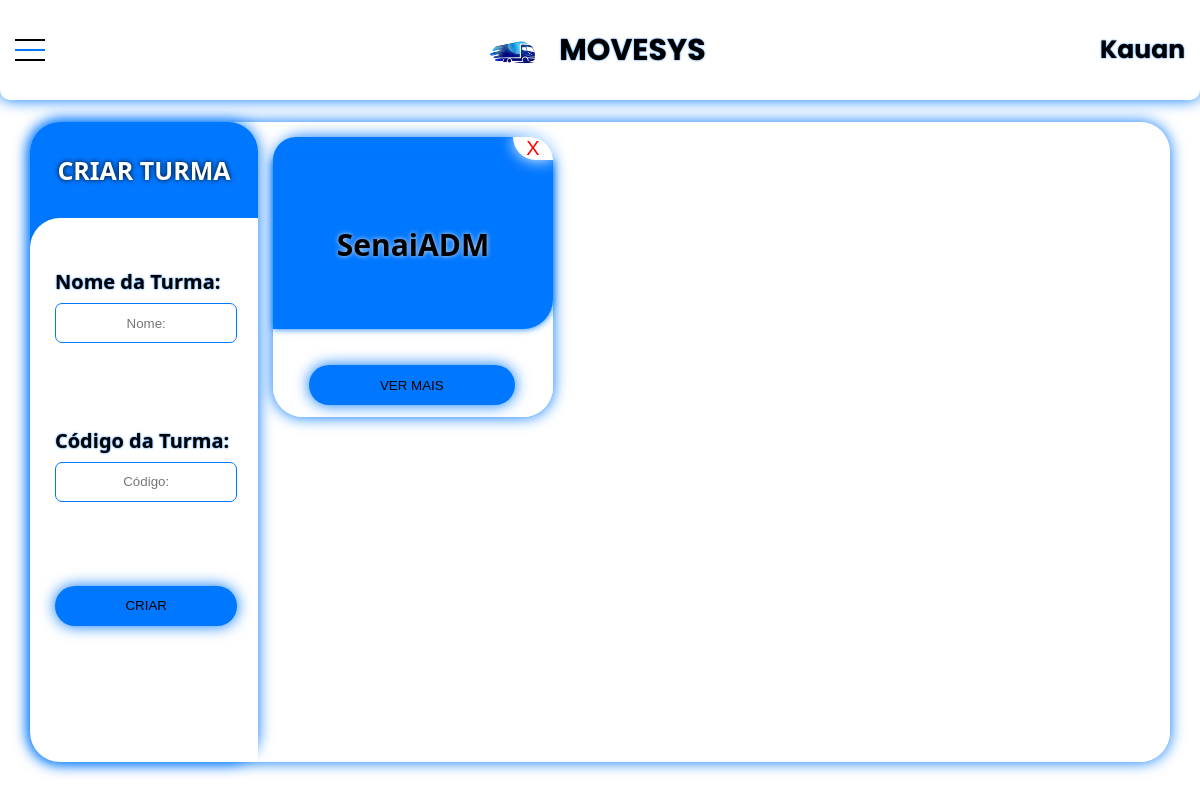
Page /Paginas/turmas.php (signed in) on the earlier database version.
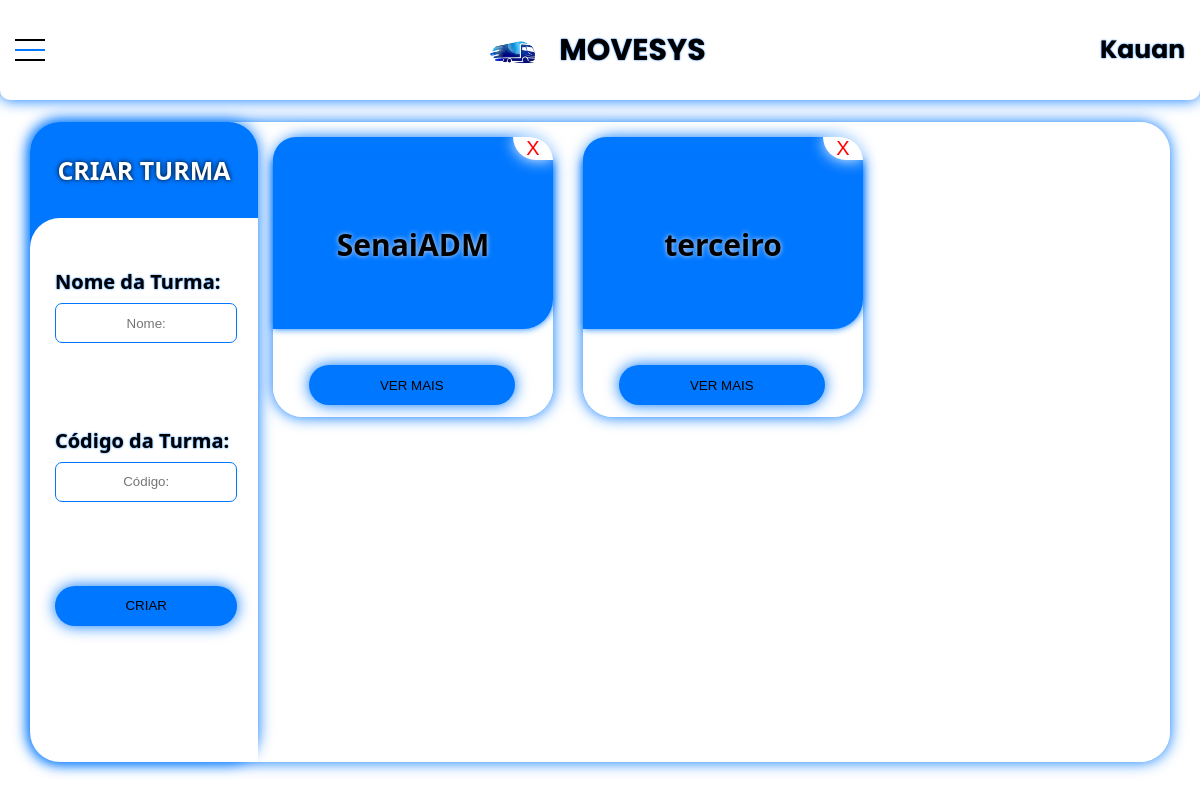
Same page on the later database version.
### tables this page shows
CREATE TABLE `turmas` (
  `codTurma` varchar(255) NOT NULL,
  `nomeTurma` varchar(50) NOT NULL,
  `total_alunos` int(11) DEFAULT 0,
  `data_turma` timestamp NOT NULL DEFAULT current_timestamp() ON UPDATE current_timestamp()
);

### Paginas/turmas.php (the view, shortened to what this page needs)
<!DOCTYPE html>
<html lang="pt-br">
<head>
    <link rel="stylesheet" href="../css/menuhorizontal.css"/>
    <link rel="stylesheet" href="../css/turmas.css"/>
</head>
<body>
<?php
    if (empty($_SESSION['nome'])){
        header('Location: sair.php');
        exit();
    } else {
        echo ' <header>
        <div class="container">
            <div class="main-horizontal">
                <ul class="ul-main">
                    <li class="li-main">
                        <div class="teste">
                            <label for="main-button">
                                <div class="div-button-main">
                                    <span class="button-main"></span>
                                </div>
                        </label>
                            <div class="juntos">
                                <img src="../css/cssimg/logo.png" style="max-width: 85px; max-height: 85px; margin-left: 20px; margin-top: 15px;">
                                <h1>MOVESYS</h1>
                            </div>
                            <h2>'.$_SESSION['nome'].'</h2>
                        </div>
                    </li>
                </ul>
            </div>
        </div>
    </header>
        <main>
            <div class="container-prin">
                <div class="container-turmas">
                    <div class="criar-turmas">
                        <form class="form" method="post" action="function/criarTurma.php" id="formturma" name="formturma">
                            <div class="titulo-criar-turmas">
                                <h3>CRIAR TURMA</h3>
                            </div>
                            <div class="form-criar-turma">
                                <div class="inpu-criar-turma">
                                    <h4>Nome da Turma:</h4>
                                    <input type="text" placeholder="Nome:" id="nomeTurma" name="nomeTurma" required>
                                </div>
                                <div class="inpu-criar-turma">
                                    <h4>Código da Turma:</h4>
                                    <input type="text" placeholder="Código:" id="codTurma" name="codTurma" required>
                                </div>
                                <div class="inpu-criar-turma">
                                    <button class="button-criar-turma">CRIAR</button>
                                </div>
                            </form>
                        </div>
                    </div>
                    <div class="turmas-criadas">';
                $hostname = "127.0.0.1";
                $user = "root";
                $password = "";
                $database = "logistica";
                $conn = new mysqli($hostname, $user, $password, $database);
                $sql = "SELECT turmas.nomeTurma, turmas.codTurma, turmas.data_turma, COUNT(usuarios.id) AS total_alunos
                        FROM turmas
                        LEFT JOIN usuarios ON turmas.codTurma = usuarios.codTurma
                        GROUP BY turmas.codTurma";
                $result = $conn->query($sql);
                if (!$result) {
                    echo "Error: " . $conn->error;
                } else {
                    if ($result->num_rows > 0) {
                        while($row = $result->fetch_assoc()) {
                            echo "
                                <div class=\"card-turmas\">
                                    <div class=\"delete-div\">
                                        <button class=\"delete-input\" onclick=\"deletarTurma('".$row["codTurma"]."')\">X</button>
                                    </div>
                                    <div class=\"nome-turmas\">
                                        <h5>". $row["nomeTurma"] ."</h5>
                                    </div>
                                    <div class=\"info-turmas\">
                                        <h6>Código: ". $row["codTurma"] ."</h6>
                                        <h6>Alunos matriculados: ". $row["total_alunos"] ."</h6>
                                        <h6>Data: ". $row["data_turma"] ."</h6>
                                        <div class=\"vermaisdiv\">
                                            <button class=\"vermais\" onclick=\"verMais('".$row["codTurma"]."')\">VER MAIS</button>
                                        </div>
                                    </div>
                                </div>
                            ";
                        }
                    } else {
                        echo "<p>Nenhuma turma encontrada.</p>";
                    }
                }
            echo '</div>
                </div>
            </div>
        </main>';
    }
?>
</body>
</html>

Differences in the rows shown:
added turmas: nomeTurma "terceiro"
